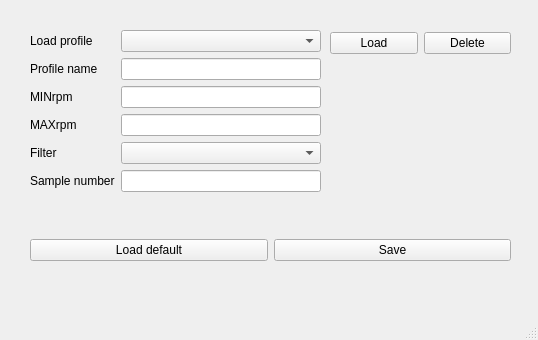
<?xml version="1.0" encoding="UTF-8"?>
<ui version="4.0">
 <class>MainWindow</class>
 <widget class="QMainWindow" name="MainWindow">
  <property name="geometry">
   <rect>
    <x>0</x>
    <y>0</y>
    <width>538</width>
    <height>340</height>
   </rect>
  </property>
  <property name="windowTitle">
   <string>MainWindow</string>
  </property>
  <widget class="QWidget" name="centralwidget">
   <widget class="QWidget" name="formLayoutWidget">
    <property name="geometry">
     <rect>
      <x>30</x>
      <y>30</y>
      <width>291</width>
      <height>176</height>
     </rect>
    </property>
    <layout class="QFormLayout" name="formLayout">
     <item row="0" column="0">
      <widget class="QLabel" name="load_profileLabel">
       <property name="text">
        <string>Load profile</string>
       </property>
      </widget>
     </item>
     <item row="0" column="1">
      <widget class="QComboBox" name="load_profileComboBox"/>
     </item>
     <item row="1" column="0">
      <widget class="QLabel" name="profile_nameLabel">
       <property name="text">
        <string>Profile name</string>
       </property>
      </widget>
     </item>
     <item row="1" column="1">
      <widget class="QLineEdit" name="profile_nameLineEdit"/>
     </item>
     <item row="2" column="0">
      <widget class="QLabel" name="min_rpmLabel">
       <property name="text">
        <string>MINrpm</string>
       </property>
      </widget>
     </item>
     <item row="2" column="1">
      <widget class="QLineEdit" name="min_rpmLineEdit"/>
     </item>
     <item row="3" column="0">
      <widget class="QLabel" name="max_rpmLabel">
       <property name="text">
        <string>MAXrpm</string>
       </property>
      </widget>
     </item>
     <item row="3" column="1">
      <widget class="QLineEdit" name="max_rpmLineEdit"/>
     </item>
     <item row="4" column="0">
      <widget class="QLabel" name="filterLabel">
       <property name="text">
        <string>Filter</string>
       </property>
      </widget>
     </item>
     <item row="4" column="1">
      <widget class="QComboBox" name="filterComboBox"/>
     </item>
     <item row="5" column="0">
      <widget class="QLabel" name="sample_numberLabel">
       <property name="text">
        <string>Sample number</string>
       </property>
      </widget>
     </item>
     <item row="5" column="1">
      <widget class="QLineEdit" name="sample_numberLlineEdit"/>
     </item>
    </layout>
   </widget>
   <widget class="QWidget" name="horizontalLayoutWidget">
    <property name="geometry">
     <rect>
      <x>30</x>
      <y>210</y>
      <width>481</width>
      <height>80</height>
     </rect>
    </property>
    <layout class="QHBoxLayout" name="horizontalLayout">
     <item>
      <widget class="QPushButton" name="load_defaultPushButton">
       <property name="text">
        <string>Load default</string>
       </property>
      </widget>
     </item>
     <item>
      <widget class="QPushButton" name="savePushButton">
       <property name="text">
        <string>Save</string>
       </property>
      </widget>
     </item>
    </layout>
   </widget>
   <widget class="QWidget" name="layoutWidget">
    <property name="geometry">
     <rect>
      <x>330</x>
      <y>30</y>
      <width>181</width>
      <height>26</height>
     </rect>
    </property>
    <layout class="QHBoxLayout" name="horizontalLayout_2">
     <item>
      <widget class="QPushButton" name="loadButton">
       <property name="text">
        <string>Load</string>
       </property>
      </widget>
     </item>
     <item>
      <widget class="QPushButton" name="DeleteButton">
       <property name="text">
        <string>Delete</string>
       </property>
      </widget>
     </item>
    </layout>
   </widget>
  </widget>
  <widget class="QMenuBar" name="menubar">
   <property name="geometry">
    <rect>
     <x>0</x>
     <y>0</y>
     <width>538</width>
     <height>21</height>
    </rect>
   </property>
  </widget>
  <widget class="QStatusBar" name="statusbar"/>
 </widget>
 <resources/>
 <connections/>
</ui>
